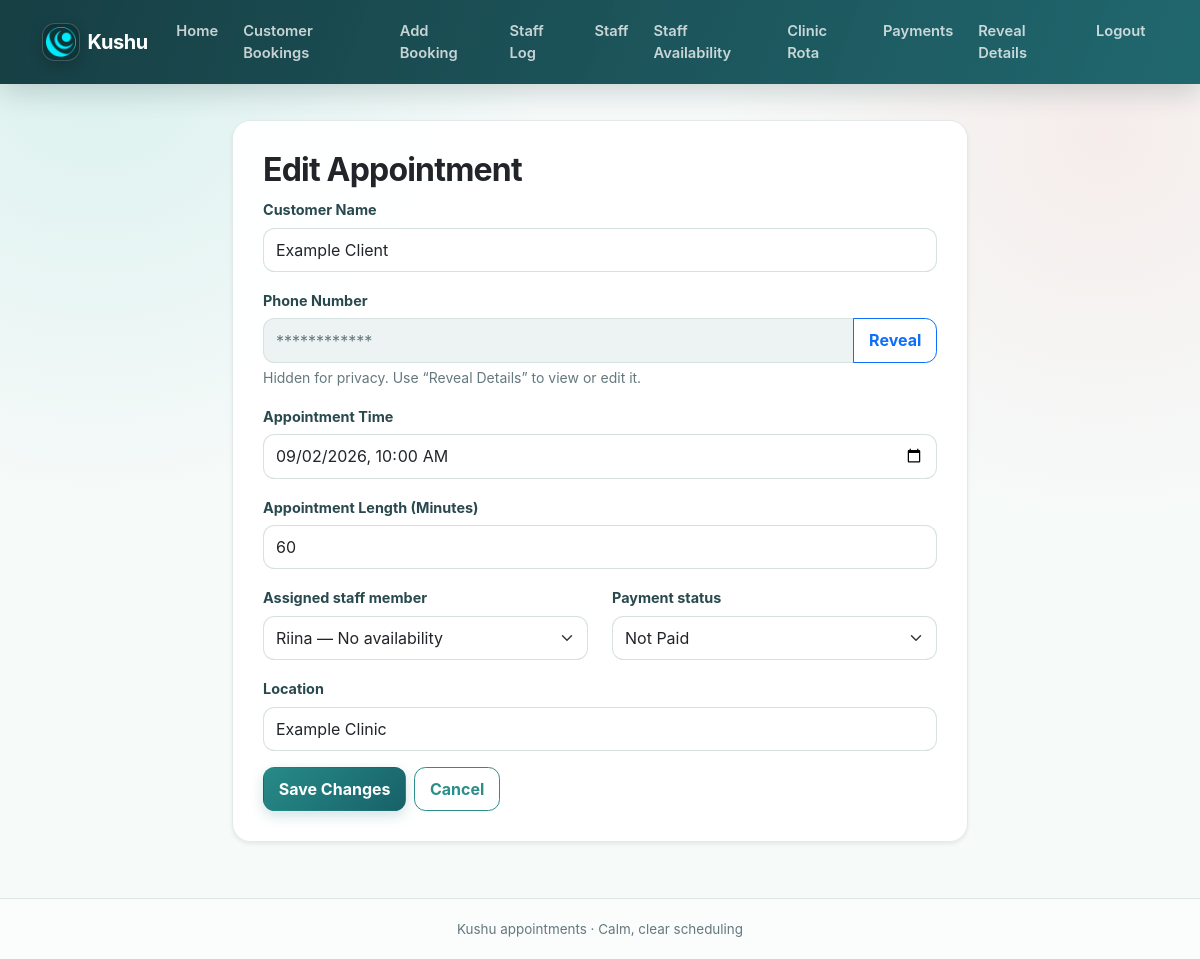
Page /edit-booking/1 (signed in) on the committed database.
### app.py (models this page shows)
class Booking(db.Model):
    id = db.Column(db.Integer, primary_key=True)
    customer_name = db.Column(db.String(100))
    phone = db.Column(db.String(50))
    start_time = db.Column(db.DateTime)
    duration = db.Column(db.Integer)
    paid = db.Column(db.Boolean)
    payment_status = db.Column(db.String(20), default='not_paid')
    staff_id = db.Column(db.Integer, db.ForeignKey('staff.id', ondelete='SET NULL'))
    staff = db.relationship('Staff', foreign_keys=[staff_id])
    location = db.Column(db.String(100))  # NEW FIELD

class Staff(db.Model):
    id = db.Column(db.Integer, primary_key=True)
    name = db.Column(db.String(120), nullable=False)
    email = db.Column(db.String(200))
    phone = db.Column(db.String(50))
    hourly_rate = db.Column(db.Float, default=HOURLY_RATE)
    active = db.Column(db.Boolean, default=True)
    created_at = db.Column(db.DateTime, default=datetime.utcnow)
    availabilities = db.relationship('StaffAvailability', backref='staff', cascade='all, delete-orphan')
    dated_availabilities = db.relationship('StaffDateAvailability', backref='staff', cascade='all, delete-orphan')
    shifts = db.relationship('StaffShift', backref='staff', cascade='all, delete-orphan')
    unavailabilities = db.relationship('StaffUnavailability', backref='staff', cascade='all, delete-orphan')
    payments = db.relationship('StaffPayment', backref='staff', cascade='all, delete-orphan')

### app.py (the view, shortened to what this page needs)
@app.route("/edit-booking/<int:booking_id>", methods=["GET", "POST"])
@login_required
def edit_booking(booking_id):
    booking = Booking.query.get(booking_id)
    if not booking:
        return redirect("/calendar")
    start_value = booking.start_time.strftime("%Y-%m-%dT%H:%M") if booking.start_time else ""
    return _render_booking_form("edit_booking.html", booking=booking, start_value=start_value)

### app.py (called while the page is built)
def login_required(f):
    @wraps(f)
    def decorated(*args, **kwargs):
        if not session.get('logged_in'):
            return redirect(url_for('login'))
        return f(*args, **kwargs)
    return decorated

def mask_personal_detail(value):
    if not value:
        return "Not provided"
    return "*" * min(max(len(str(value)), 6), 12)

### templates/edit_booking.html (shortened to what this page needs)
{% extends "base.html" %}
{% block content %}
<div class="row justify-content-center">
    <div class="col-lg-8">
        <div class="card shadow-sm">
            <div class="card-body">
                <h2 class="card-title">Edit Appointment</h2>
                <form method="POST" action="{{ url_for('edit_booking', booking_id=booking.id) }}">
                    <div class="mb-3">
                        <label class="form-label" for="customer-name">Customer Name</label>
                        <input class="form-control" id="customer-name" type="text" name="customer_name" value="{{ booking.customer_name }}" required>
                    </div>
                    <div class="mb-3">
                        <label class="form-label" for="customer-phone">Phone Number</label>
                        {% if session.get('personal_details_unlocked') %}
                            <input class="form-control" id="customer-phone" type="tel" name="phone" value="{{ booking.phone }}" required>
                        {% else %}
                            <div class="input-group">
                                <input class="form-control" id="customer-phone" type="text" value="{{ booking.phone|mask_personal }}" disabled>
                                <a class="btn btn-outline-primary" href="{{ url_for('privacy_unlock', next=request.path) }}">Reveal</a>
                            </div>
                            <div class="form-text">Hidden for privacy. Use “Reveal Details” to view or edit it.</div>
                        {% endif %}
                    </div>
                    <div class="mb-3">
                        <label class="form-label" for="booking-start">Appointment Time</label>
                        <input class="form-control" id="booking-start" type="datetime-local" name="start_time" value="{{ start_value }}" required>
                    </div>
                    <div class="mb-3">
                        <label class="form-label" for="booking-duration">Appointment Length (Minutes)</label>
                        <input class="form-control" id="booking-duration" type="number" min="1" name="duration" value="{{ booking.duration }}" required>
                    </div>
                    <div class="row">
                        <div class="mb-3 col-md-6">
                            <label class="form-label" for="booking-staff">Assigned staff member</label>
                            <select class="form-select" id="booking-staff" name="staff_id">
                                {% for s in staff_members %}
                                    <option value="{{ s.id }}" {% if booking.staff_id == s.id %}selected{% endif %} title="{{ staff_avail.get(s.id, '') }}">{{ s.name }}{% if staff_avail.get(s.id) %} — {% endif %}</option>
                                {% endfor %}
                            </select>
                        </div>
                        <div class="mb-3 col-md-6">
                            <label class="form-label" for="booking-paid">Payment status</label>
                            <select class="form-select" id="booking-paid" name="paid">
                                    <option value="no" {% if booking.payment_status == 'not_paid' or (not booking.payment_status and not booking.paid) %}selected{% endif %}>Not Paid</option>
                            </select>
                        </div>
                    </div>
                    <div class="mb-3">
                        <label class="form-label" for="booking-location">Location</label>
                        <input class="form-control" id="booking-location" type="text" name="location" value="{{ booking.location }}" placeholder="e.g. Brighton Clinic">
                    </div>
                    <div class="d-flex gap-2">
                        <button type="submit" class="btn btn-primary">Save Changes</button>
                        <a href="{{ url_for('calendar') }}" class="btn btn-outline-secondary">Cancel</a>
                    </div>
                </form>
            </div>
        </div>
    </div>
</div>
{% endblock %}

### static/css/styles.css (style rules this page uses)
body { background: linear-gradient(135deg, #eef8f7 0%, #ffffff 100%); color: #24303e; }
.btn-primary { background-color: #2c8e8a !important; border-color: #2c8e8a !important; }
.btn-outline-secondary { color: #2c8e8a !important; border-color: #2c8e8a !important; }
.card, .modal-content, .table-responsive table { background: #ffffff; }
.btn, .card, .form-control, .form-select { transition: background-color 160ms ease, border-color 160ms ease, box-shadow 160ms ease, transform 160ms ease; }
:root { --ink: #183237; --muted: #64787d; --teal-950: #123b40; --teal-800: #176168; --teal-600: #278b88; --teal-100: #dff4f1; --teal-50: #f1fbf9; --coral: #ef766f; --surface: rgba(255, 255, 255, 0.94); --line: rgba(25, 77, 82, 0.12); --shadow-sm: 0 5px 18px rgba(20, 61, 66, 0.07); --shadow-lg: 0 20px 55px rgba(20, 61, 66, 0.12); }
html { min-height: 100%; }
body { min-height: 100vh; display: flex; flex-direction: column; font-family: Inter, ui-sans-serif, system-ui, -apple-system, BlinkMacSystemFont, "Segoe UI", sans-serif; background: radial-gradient(circle at 8% 5%, rgba(93, 199, 188, 0.18), transparent 28rem), radial-gradient(circle at 92% 14%, rgba(239, 118, 111, 0.10), transparent 24rem), #f6faf9; color: var(--ink); }
h1, h2, h3, h4, h5 { color: var(--ink); font-weight: 730; letter-spacing: -0.025em; }
.text-muted, .form-text { color: var(--muted) !important; }
.card, .auth-card, .stats-panel { border: 1px solid var(--line) !important; border-radius: 1.15rem; background: var(--surface); box-shadow: var(--shadow-sm); }
.card-body { padding: clamp(1.25rem, 2.5vw, 2rem); }
.btn { border-radius: 0.72rem; font-weight: 650; padding: 0.55rem 0.92rem; box-shadow: none; }
.btn-primary, .btn-success { color: #fff !important; background: linear-gradient(135deg, var(--teal-600), var(--teal-800)) !important; border-color: transparent !important; box-shadow: 0 5px 13px rgba(28, 111, 115, 0.2); }
.form-label { color: #29494e; font-size: 0.9rem; font-weight: 650; margin-bottom: 0.42rem; }
.form-control, .form-select { min-height: 2.78rem; border-radius: 0.72rem; border-color: rgba(32, 92, 97, 0.18); background-color: rgba(255, 255, 255, 0.88); }
.form-control:disabled { background-color: #edf3f2; color: #687b7f; }

### rows in the picture
Booking: customer_name "Example Client", phone|mask_personal "************", duration "60", staff_id "Riina — No availability", paid "Not Paid", location "Example Clinic"
